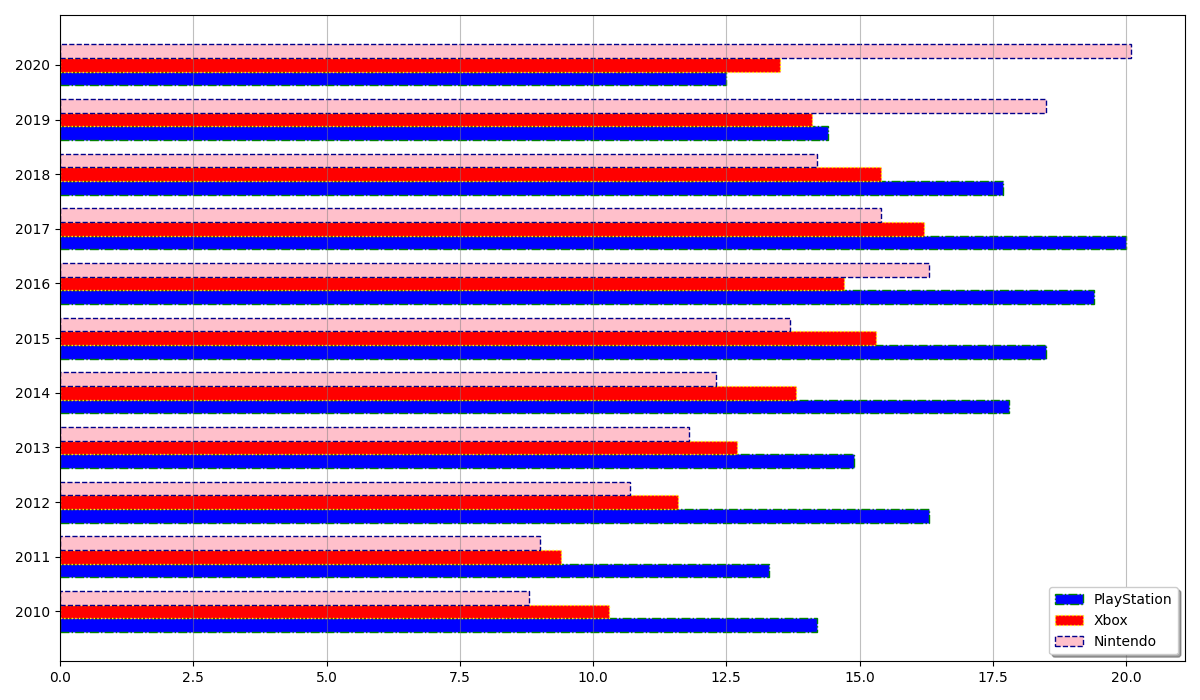

This figure's Python source:
import matplotlib.pyplot as plt
import numpy as np

years = list(range(2010, 2021))
playstation_sales = [14.2, 13.3, 16.3, 14.9, 17.8, 18.5, 19.4, 20.0, 17.7, 14.4, 12.5]
xbox_sales = [10.3, 9.4, 11.6, 12.7, 13.8, 15.3, 14.7, 16.2, 15.4, 14.1, 13.5]
nintendo_sales = [8.8, 9.0, 10.7, 11.8, 12.3, 13.7, 16.3, 15.4, 14.2, 18.5, 20.1]

fig, ax = plt.subplots(figsize=(12, 7))

bar_width = 0.25
r1 = np.arange(len(years))
r2 = [x + bar_width for x in r1]
r3 = [x + bar_width for x in r2]

ax.barh(r1, playstation_sales, color='blue', height=bar_width, edgecolor='green', linestyle='-.')
ax.barh(r2, xbox_sales, color='red', height=bar_width, edgecolor='yellow', linestyle=':')
ax.barh(r3, nintendo_sales, color='pink', height=bar_width, edgecolor='darkblue', linestyle='--')

plt.grid(axis='x', linestyle='-', linewidth=0.8, color='grey', alpha=0.5)

ax.set_yticks([r + bar_width for r in range(len(years))])
ax.set_yticklabels(years)
ax.legend(['PlayStation', 'Xbox', 'Nintendo'], loc='lower right', frameon=True, shadow=True)

plt.tight_layout()
plt.show()
